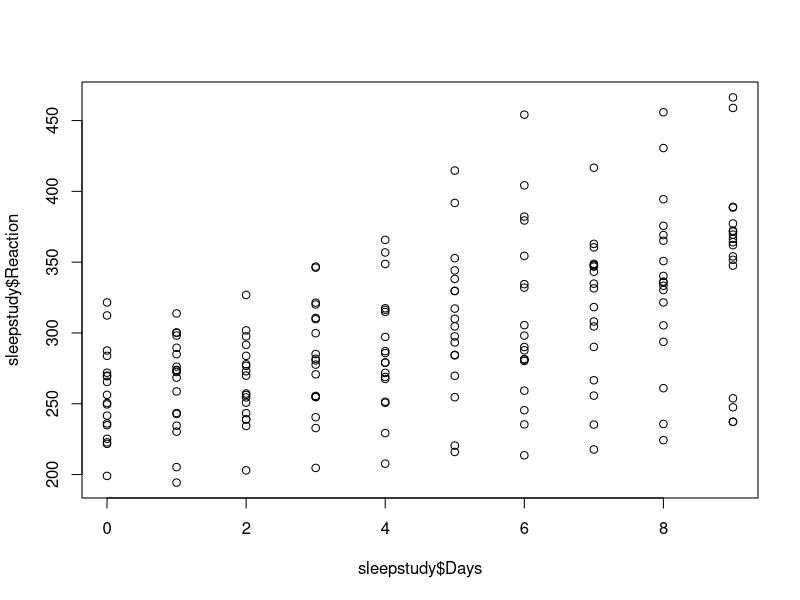

This chart was generated by the following R code:
## ---- chunk 1
knitr::opts_chunk$set(echo = TRUE)
## ---- chunk 2
library(lme4)
## ---- chunk 3
str(sleepstudy)
## ---- chunk 4
mean(sleepstudy$Reaction)
## ---- chunk 5
plot(sleepstudy$Reaction ~ sleepstudy$Days)
